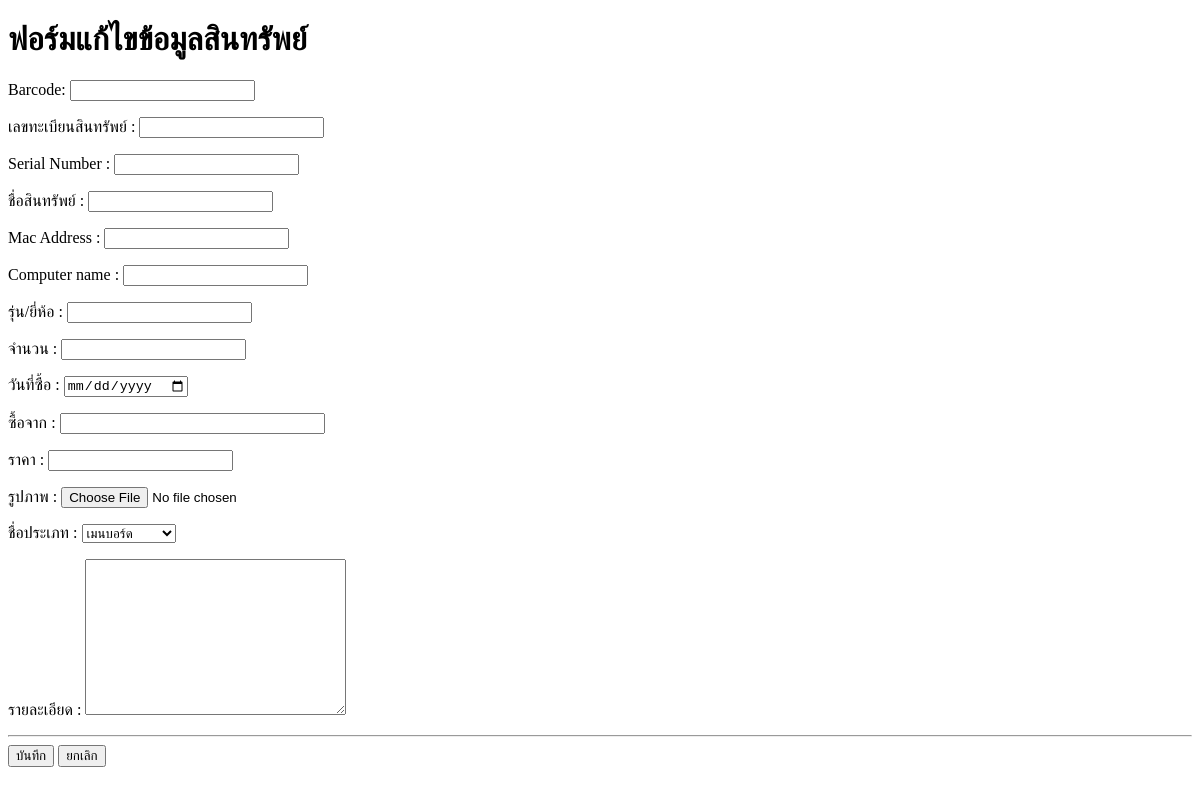
Page /TestNew/Program/edit_form.php on the earlier database version.
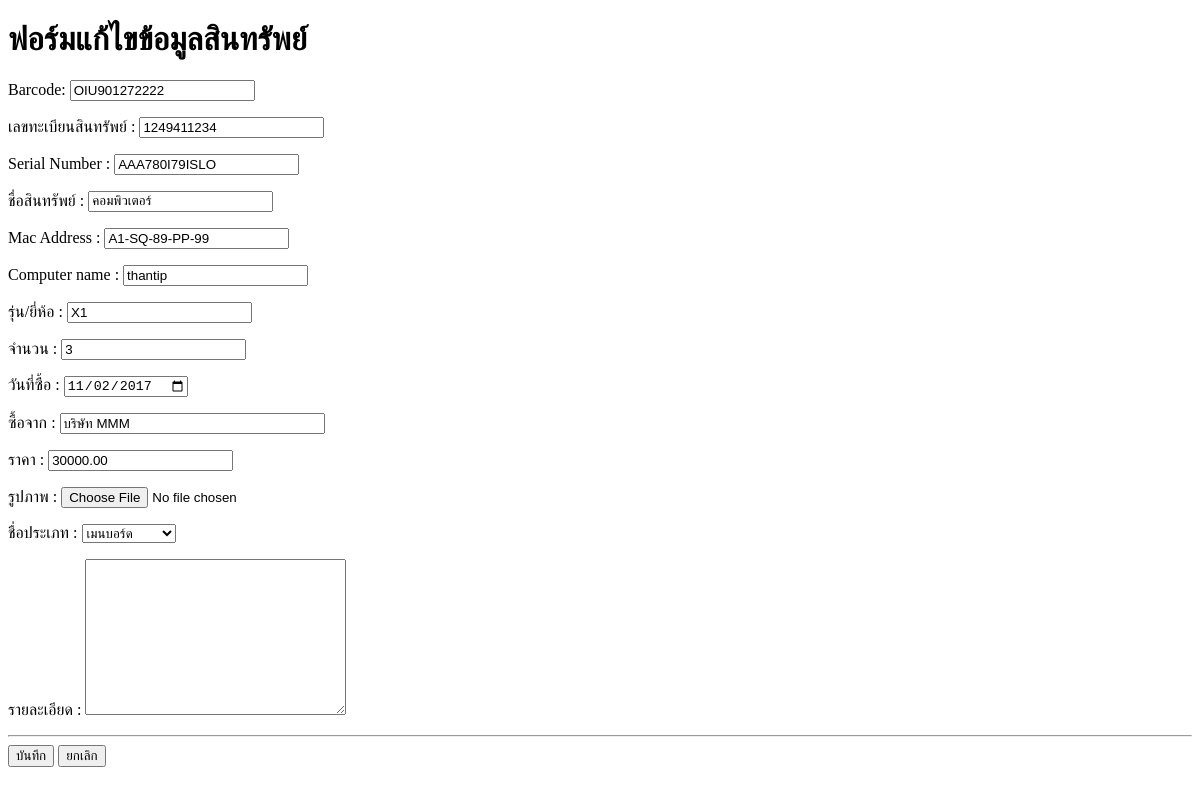
Same page on the later database version.
### tables this page shows
CREATE TABLE IF NOT EXISTS `asset` (
`Asset_id` tinyint(4) unsigned zerofill NOT NULL,
  `Asset_code` char(12) NOT NULL,
  `Asset_serial` char(15) NOT NULL,
  `Asset_name` varchar(150) NOT NULL,
  `mac_address` char(20) NOT NULL,
  `computer_name` varchar(150) NOT NULL,
  `brand` varchar(150) NOT NULL,
  `Asset_receivr_amout` tinyint(2) NOT NULL,
  `Asset_date` date NOT NULL,
  `Asset_company` varchar(150) NOT NULL,
  `Asset_price` decimal(8,2) NOT NULL,
  `Asset_barcode` char(12) NOT NULL,
  `Category_id` varchar(200) NOT NULL,
  `Asset_photo` varchar(100) NOT NULL,
  `Asset_time` timestamp NOT NULL DEFAULT CURRENT_TIMESTAMP ON UPDATE CURRENT_TIMESTAMP,
  `detail` varchar(250) NOT NULL
);

### TestNew/Program/edit_form.php (the view, shortened to what this page needs)
<!doctype html>
<html>
<head>
</head>
<body>
<?php
	$con=connect_db();
	$result=mysqli_query($con,"SELECT * FROM asset WHERE
	Asset_id='$_GET[Asset_id]'")  or die("SQL Error=>".mysqli_error($con));
	list($Asset_id,$Asset_code ,$Asset_serial ,$Asset_name ,$mac_address,$computer_name
	,$brand,$Asset_receivr_amout ,$Asset_date ,$Asset_company ,$Asset_price,$Asset_barcode
	,$Category_id ,$Asset_photo ,$Asset_time,$detail)=mysqli_fetch_row($result);
?>
<h1>ฟอร์มแก้ไขข้อมูลสินทรัพย์</h1>
<form action="update.php" method="post">
<p> Barcode: <input type="text"  name="Asset_barcode"  value="<?php echo $Asset_barcode ?>"></p>
<p>เลขทะเบียนสินทรัพย์  : <input type="text" name="Asset_code" size=20 value="<?php echo $Asset_code ?>"></p>
<p>Serial Number  : <input type="text" name="Asset_serial" size=20 value="<?php echo $Asset_serial?>"></p>
<p>ชื่อสินทรัพย์ : <input type="text" name="Asset_name" size=20 value="<?php echo $Asset_name ?>"></p>
<p>Mac Address : <input type="text" name="mac_address" size=20 value="<?php echo $mac_address?>"></p>
<p>Computer name : <input type="text" name="computer_name" size=20 value="<?php echo $computer_name ?>"></p>
<p>รุ่น/ยี่ห้อ : <input type="text" name="brand" value="<?php echo $brand ?>"></p>
<p>จำนวน  : <input type="text" name="Asset_receivr_amout" size=20 value="<?php echo $Asset_receivr_amout ?>"></p>
<p>วันที่ซื้อ : <input type="date" name="Asset_date" size=20 value="<?php echo $Asset_date ?>"></p>
<p>ซื้อจาก : <input type="text" name="Asset_company" size=30 value="<?php echo $Asset_company ?>"></p>
<p>ราคา : <input type="text" name="Asset_price" size=20 value="<?php echo $Asset_price ?>"></p>
<p>รูปภาพ : <input type="file" name="Asset_photo" id="button3" value="<?php echo $Asset_photo ?>"></p>
<?php
if ($Category_id == "เมนบอร์ด") {
	$chk1 = "checked";$chk2 = "";$chk3 = "";$chk4 = "";$chk5 = "";$chk6 = "";
} else if ($Category_id == "ซีพียู") {
	$chk2 = "checked";$chk1 = "";$chk3 = "";$chk4 = "";$chk5 = "";$chk6 = "";
} else if ($Category_id == "ฮาร์ดดิสก์") {
	$chk3 = "checked";$chk2 = "";$chk1 = "";$chk4 = "";$chk5 = "";$chk6 = "";
} else if ($Category_id == "จอภาพ") {
	$chk4 = "checked";$chk2 = "";$chk3 = "";$chk1 = "";$chk5 = "";$chk6 = "";
} else if ($Category_id == "หน่วยความจำ") {
	$chk5 = "checked";$chk2 = "";$chk3 = "";$chk4 = "";$chk1 = "";$chk6 = "";
} else  {
	$chk6 = "checked";$chk2 = "";$chk3 = "";$chk4 = "";$chk5 = "";$chk1 = "";
}
?>
<p>ชื่อประเภท : <select name="$Category_id">
	<option value="เมนบอร์ด" <?php echo $chk1 ?>>เมนบอร์ด</option>
	</select></p>
    <p>รายละเอียด : <textarea name="	detail"  cols="30" rows="10"><?php echo $detail?></textarea></p><hr>
<input type="submit" name="button" id="button" value="บันทึก">
<input type="reset" name="button2" id="button2" value="ยกเลิก">
</body>
</html>

Differences in the rows shown:
added asset: Asset_barcode "OIU901272222", Asset_code "1249411234", Asset_serial "AAA780I79ISLO", Asset_name "คอมพิวเตอร์", mac_address "A1-SQ-89-PP-99", computer_name "thantip", brand "X1", Asset_receivr_amout "3", Asset_date "11/02/2017", Asset_company "บริษัท MMM", Asset_price "30000.00"
